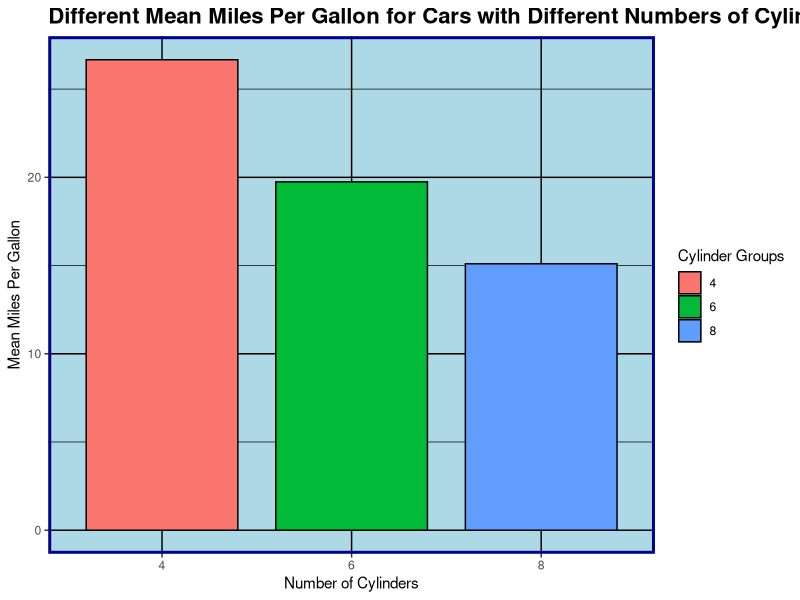
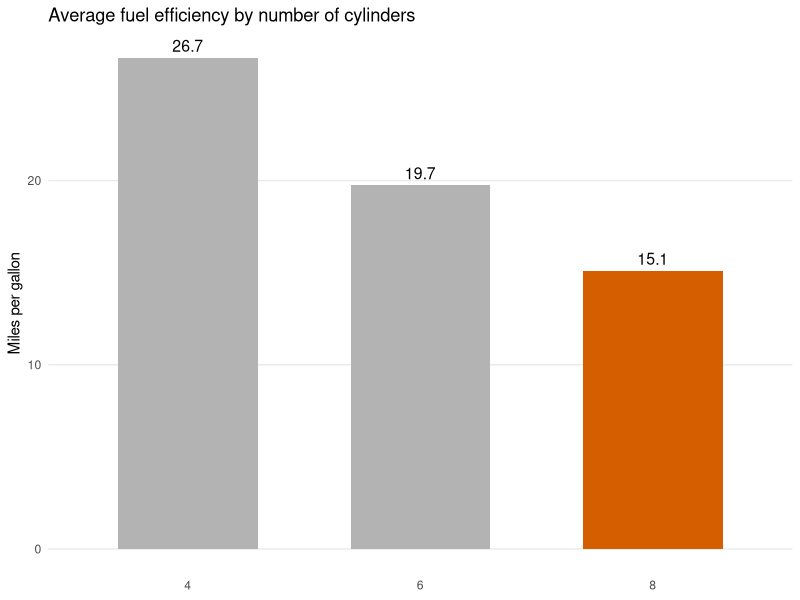
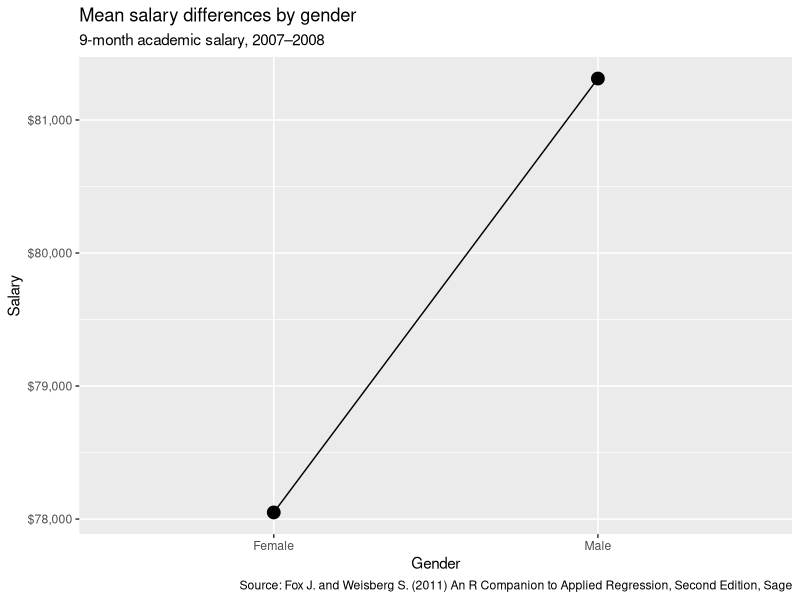
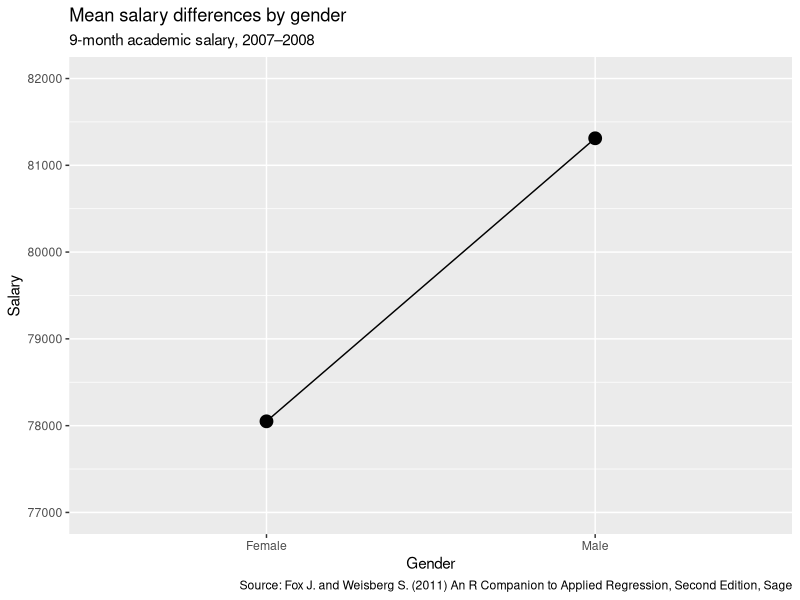
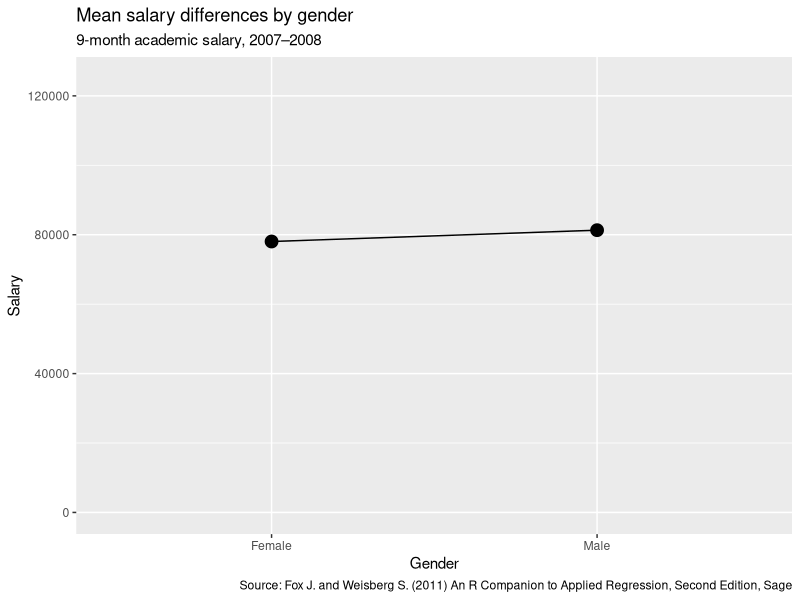
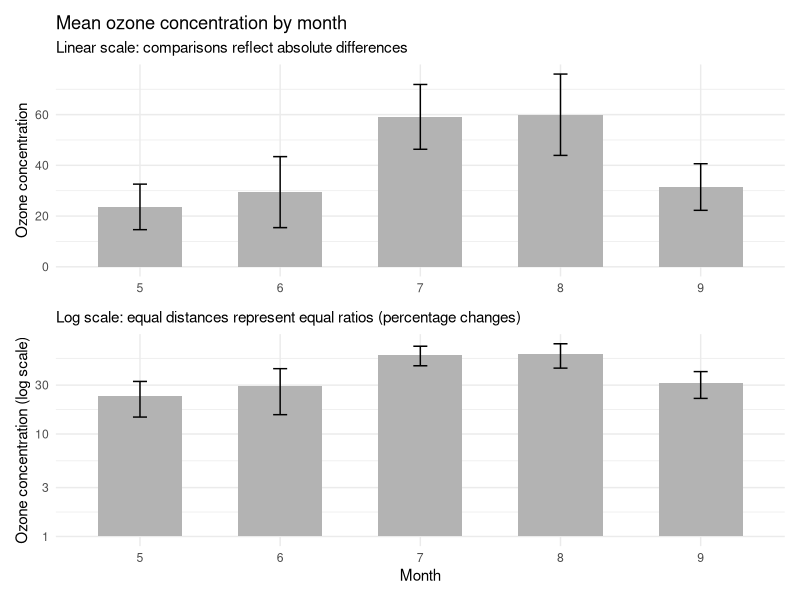

Here is the R script that generated these plots, in order:
## ---- chunk 1
# Import relevant libraries
library(ggplot2)
library(dplyr)

# Setup of the dataframe for plotting use
mpg_summary <- mtcars |>
mutate(cyl = factor(cyl)) |>
group_by(cyl) |>
summarise(mean_mpg = mean(mpg))
## ---- chunk 2
# LOTS of plotting elements from ggplot2, see the page about ggplot2 for more background on these
ggplot(mpg_summary, aes(x = cyl, y = mean_mpg, fill = cyl)) +
geom_col(color = "black", width = 0.8) +
labs(
title = "Different Mean Miles Per Gallon for Cars with Different Numbers of Cylinders",
x = "Number of Cylinders",
y = "Mean Miles Per Gallon",
fill = "Cylinder Groups"
) +
theme(
panel.background = element_rect(fill = "lightblue"),
panel.border = element_rect(color = "darkblue", fill = NA, linewidth = 2),
panel.grid.major = element_line(color = "black"),
panel.grid.minor = element_line(color = "black"),
plot.title = element_text(size = 16, face = "bold")
)
## ---- chunk 3
# A better plot using ggplot2 again
ggplot(mpg_summary, aes(x = cyl, y = mean_mpg)) +
geom_col(fill = "grey70", width = 0.6) +
geom_col(
data = filter(mpg_summary, cyl == "8"),
fill = "#D55E00",
width = 0.6
) +
geom_text(
aes(label = round(mean_mpg, 1)),
vjust = -0.5,
size = 4
) +
labs(
title = "Average fuel efficiency by number of cylinders",
y = "Miles per gallon",
x = NULL
) +
theme_minimal() +
theme(
panel.grid.major.x = element_blank(),
panel.grid.minor = element_blank()
)
## ---- chunk 4
# More library imports
library(carData)
library(scales)
library(patchwork)

# Setup of the dataset to be used
data(Salaries, package = "carData")

df <- Salaries %>%
  filter(rank == "AsstProf") %>%
  group_by(sex) %>%
  summarize(
    n = n(),
    mean = mean(salary),
    sd = sd(salary),
    se = sd / sqrt(n),
    ci = qt(0.975, df = n - 1) * se
  )

df
## ---- chunk 5
# Create a base plot
p <- ggplot(df, aes(x = sex, y = mean, group = 1)) +
  geom_point(size = 4) +
  geom_line() +
  labs(
    title = "Mean salary differences by gender",
    subtitle = "9-month academic salary, 2007–2008",
    caption = paste(
      "Source: Fox J. and Weisberg S. (2011)",
      "An R Companion to Applied Regression,",
      "Second Edition, Sage"
    ),
    x = "Gender",
    y = "Salary"
  ) +
  scale_y_continuous(labels = scales::dollar)

p
## ---- chunk 6
# Using ggplot2's feature of "adding" and "subtracting" features!
p + scale_y_continuous(limits = c(77000, 82000))
## ---- chunk 7
# Same as the above code snippet!
p + scale_y_continuous(limits = c(0, 125000))
## ---- chunk 8
# Setup of the new dataset we will be using
ozone_summary <- airquality |>
filter(!is.na(Ozone)) |>
group_by(Month) |>
summarise(
mean = mean(Ozone),
sd = sd(Ozone),
n = n(),
se = sd / sqrt(n),
ci = qt(0.975, df = n - 1) * se
)

## ---- chunk 9
# Using ggplot for the linear and log scale plots
p_linear <- ggplot(ozone_summary, aes(x = factor(Month), y = mean)) +
geom_col(fill = "grey70", width = 0.6) +
geom_errorbar(
aes(ymin = mean - ci, ymax = mean + ci),
width = 0.1
) +
labs(
title = "Mean ozone concentration by month",
subtitle = "Linear scale: comparisons reflect absolute differences",
x = NULL,
y = "Ozone concentration"
) +
theme_minimal()

p_log <- ggplot(ozone_summary, aes(x = factor(Month), y = mean)) +
geom_col(fill = "grey70", width = 0.6) +
geom_errorbar(
aes(ymin = mean - ci, ymax = mean + ci),
width = 0.1
) +
scale_y_log10() +
labs(
subtitle = "Log scale: equal distances represent equal ratios (percentage changes)",
x = "Month",
y = "Ozone concentration (log scale)"
) +
theme_minimal()

# Combining the two plots into one through the patchwork package
p_linear / p_log
